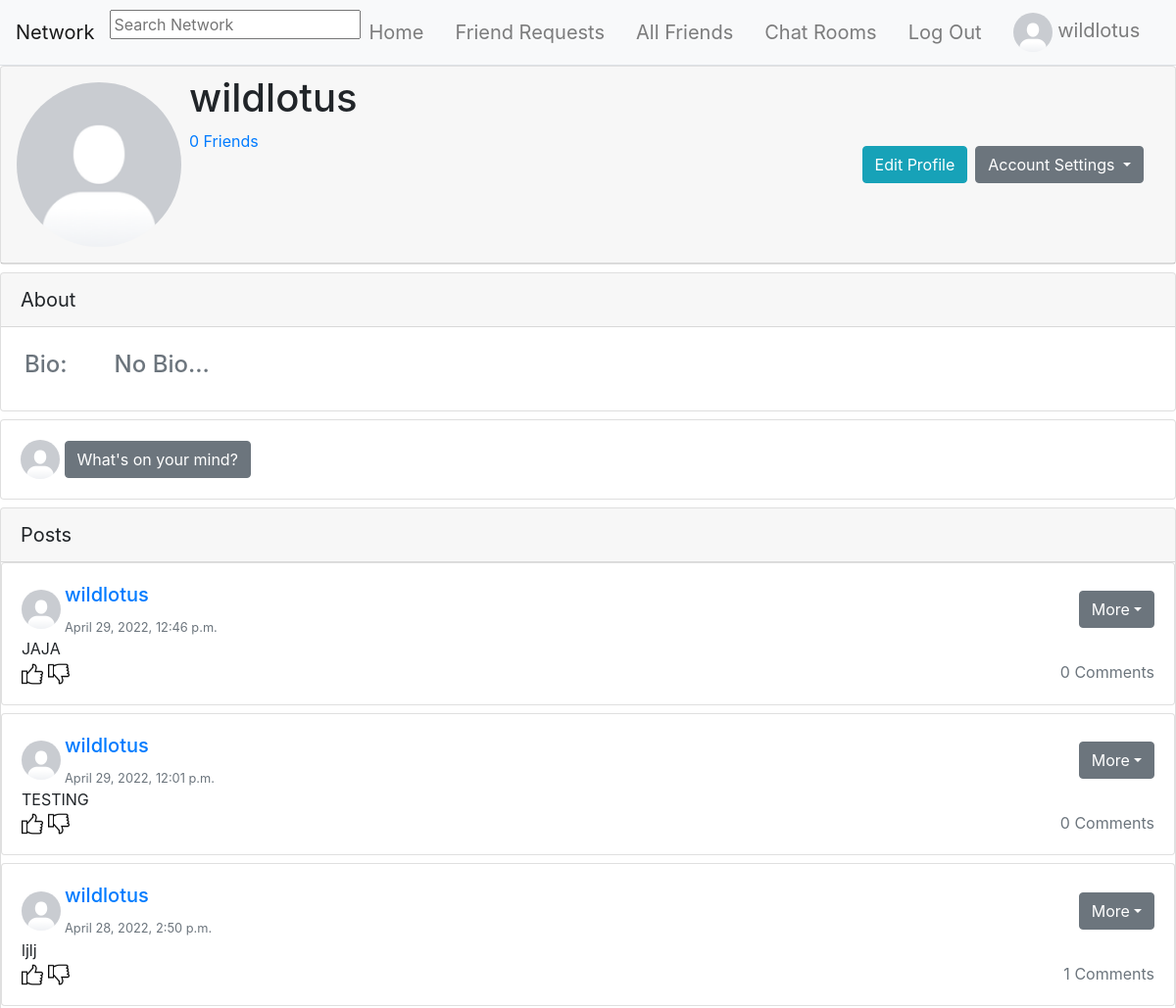
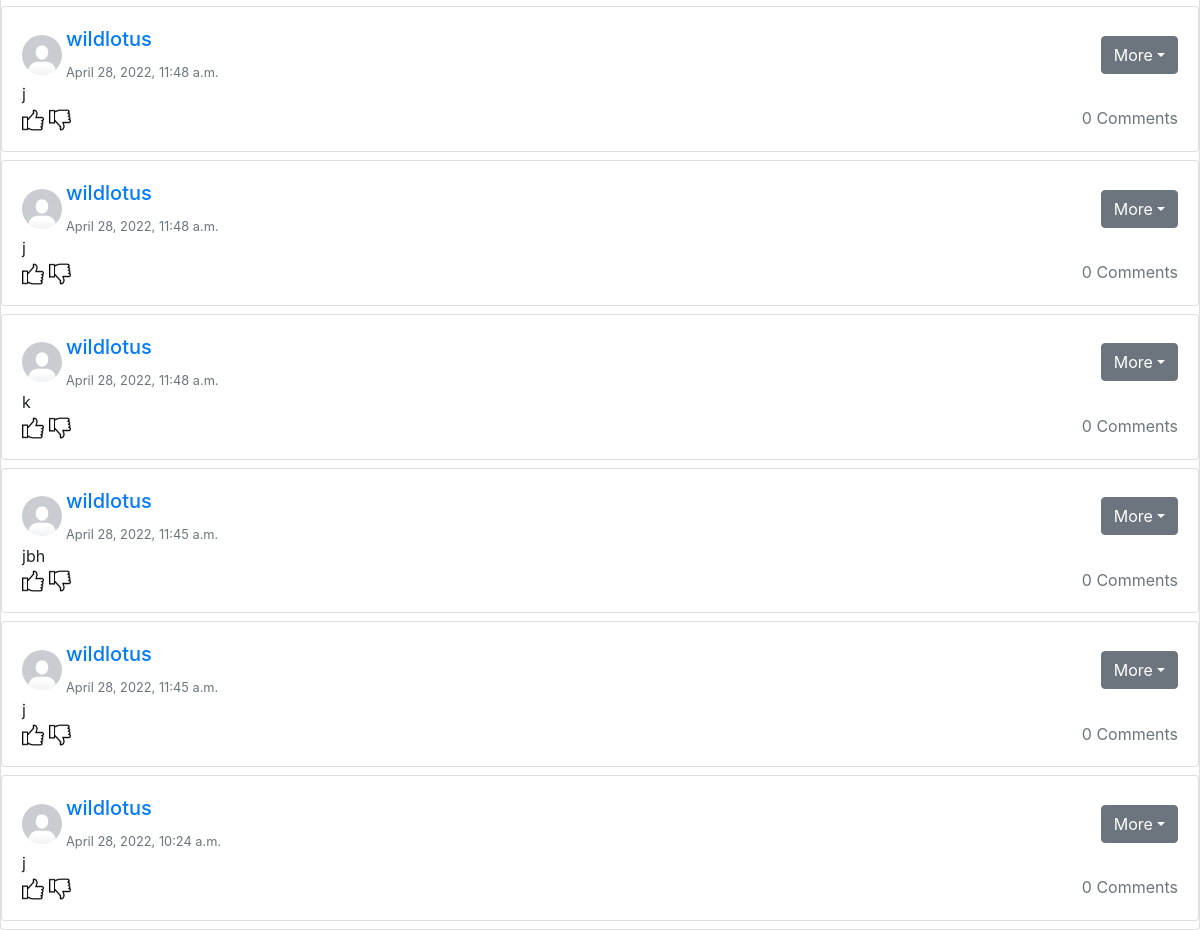
The page /profile/2ef83b37-b663-45ca-ac8e-6aa545aaf2c0 (signed in) on the database as committed earlier (2 pictures, top to bottom).
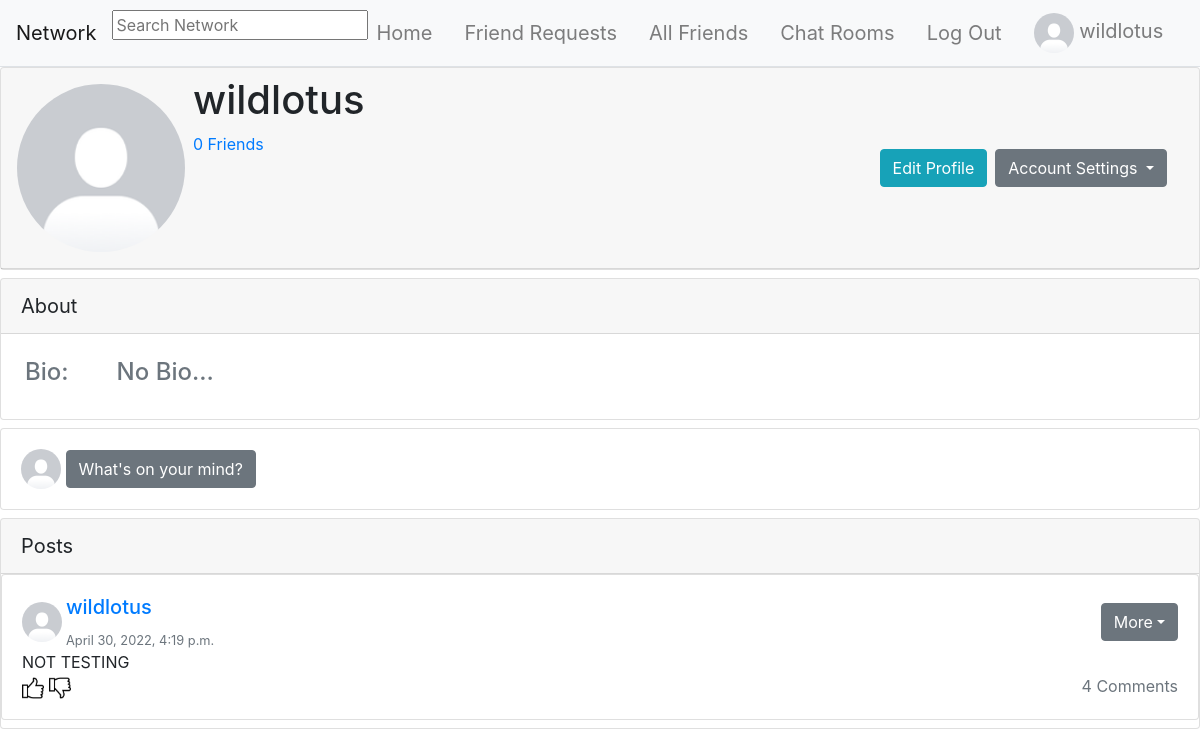
The same page on the database as committed later.
### network/models.py (models this page shows, shortened)
class Post(models.Model):
    id = models.UUIDField(primary_key=True, default=uuid.uuid4, editable=False)
    author = models.ForeignKey(UserProfile, on_delete=models.CASCADE)
    description = models.TextField()
    only_friends = models.BooleanField(default=False)
    only_me = models.BooleanField(default=False)
    timestamp = models.DateTimeField(default=timezone.now)
    likes = models.ManyToManyField(UserProfile, blank=True, related_name="likes")
    dislikes = models.ManyToManyField(UserProfile, blank=True, related_name="dislikes")

class UserProfile(models.Model):
    id = models.UUIDField(primary_key=True, default=uuid.uuid4, editable=False)
    user = models.OneToOneField(User, related_name="profile", on_delete=models.CASCADE)
    bio = models.TextField(default="No Bio...", max_length=101)
    picture = models.ImageField(default="default_profile_image.png")
    friends = models.ManyToManyField(to="self", blank=True, related_name="+", symmetrical=False)
    blocked = models.ManyToManyField(to="self", blank=True, related_name="+", symmetrical=False)

class User(AbstractUser):
    pass

### network/views.py (the view)
# urls.py: path("profile/<uuid:profile_id>", views.show_profile, name="profile"),
@login_required
def show_profile(request, profile_id):
    try:
        profile = UserProfile.objects.get(id=profile_id)
        context = {
            "profile": profile,
            "posts": Post.objects.filter(author=profile).order_by('-timestamp'),
            "friend_request_available": not profile in request.user.profile.friends.all() and not profile in request.user.profile.blocked.all() and profile.user != request.user,
            "currently_friended": profile in request.user.profile.friends.all(),
            "self_in_friend_request": self_in_friend_request(profile, request.user.profile),
            "self_in_profile_friend_request": self_in_profile_friend_request(request.user.profile, profile)
        }
        if self_in_profile_friend_request(request.user.profile, profile):
            friend_request = FriendRequest.objects.get(to_user=request.user.profile, from_user=profile)
            context["friend_request_id"] = friend_request.id
        if request.user != profile.user:
            context["mutual_friends"] = mutual_friends(request.user.profile, profile)
            context["mutual_friends_amount"] = mutual_friends(request.user.profile, profile).count()
    except UserProfile.DoesNotExist:
        return JsonResponse({"error": "User matching query does not exist."})
    return render(request, "network/profile.html", context)

### network/views.py (called while the page is built)
def self_in_friend_request(to_user, from_user):
    try:
        FriendRequest.objects.get(to_user=to_user, from_user=from_user, active=True)
        return True
    except FriendRequest.DoesNotExist:
        return False

def self_in_profile_friend_request(to_user, from_user):
    try:
        FriendRequest.objects.get(to_user=to_user, from_user=from_user, active=True)
        return True
    except FriendRequest.DoesNotExist:
        return False

### templates/network/profile.html (shortened to what this page needs)
{% extends "network/layout.html" %} {% load static %}
{% block body %}
    {% if not request.user in profile.blocked.all and not profile.user in request.user.profile.blocked.all %}
    <div id="profile">
        <div class="card">
            <div class="card-header d-flex p-2">
                <div class="m-2">
                    <img class="profile_picture" src="{{ profile.picture.url }}" alt="Profile Picture" style="border-radius: 50%" id="default_profile_picture" width="168" height="168">
                </div>
                <div class="d-flex flex-column">
                    <div>
                        <h1>
                            {{ profile.user.username }}
                        </h1>
                    </div>
                    <div>
                        <div>
                            <a href="{% url 'profile_friends' profile.id %}">
                                {{ profile.friends.count }} Friends
                            </a>
                        </div>
                    </div>
                </div>
                    <div class="d-flex ml-auto align-items-center p-2">
                        {% if request.user == profile.user %}
                        <div class="mr-2">
                            <button type="button" class="btn btn-info"
                                data-toggle="modal" data-target="#profileModal">Edit Profile</button>
                        </div>
                        <div class="dropdown">
                            <button class="btn btn-secondary dropdown-toggle" type="button" id="dropdownMenuButton" data-toggle="dropdown" aria-haspopup="true" aria-expanded="false">
                            Account Settings
                            </button>
                        {% endif %}
                    </div>
                    <div class="d-flex align-items-center p-2">
                    </div>
                </div>
            </div>
        </div>
    </div>
    <div class="card mt-2">
        <div class="card-header" style="font-size: 20px;">About</div>
            <div class="d-flex justify-content-start text-muted">
                <div class="m-3 p-2">
                    <h4>Bio:</h4>
                </div>
                <div class="m-3 p-2">
                    <h4 id="default_profile_bio">
                        {{ profile.bio }}
                    </h4>
                </div>
            </div>
        </div>
    </div>
    {% if request.user == profile.user %}
    <div id="newPost" class="mt-2">
        <div class="card">
            <div class="card-body">
                <a href="{% url 'profile' request.user.profile.id %}">
                    <img src="{{ request.user.profile.picture.url }}" class="d-inline" alt="Logged in Profile Picture"
                        width="40px" height="40px" style="border-radius: 50%" id="newPostProfilePicture">
                </a>
                <button type="button" class="btn btn-secondary" data-toggle="modal" data-target="#newPostModal" id="postModal">What's on your
                    mind?</button>
            </div>
        </div>
    </div>
    {% endif %}
    <div class="card mt-2">
        <div class="card-header" style="font-size: 20px;">Posts</div>
        {% for post in posts %}
            {% include "network/posts.html" %}
        {% empty %}
            <div class="d-flex justify-content-center text-muted">
                <h4 class="mt-3 mb-3">No posts available</h4>
            </div>
        {% endfor %}
    </div>
    {% endif %}
{% endblock body %}

### templates/network/posts.html (shortened to what the changed rows need)
{% load static %} {% load mathfilters %}
{% if post.only_friends %}
{% if post.author in request.user.profile.friends.all or request.user.profile in post.author.friends.all or post.author == request.user.profile %}
<div class="card mb-2" id="post_{{ post.id }}">
    <div class="card-body">
        <div class="d-flex align-items-center">
            <div>
                <a href="{% url 'profile' post.author.id %}">
                    <img src="{{ post.author.picture.url }}" alt="Post Auhor Profile Picture" width="40" height="40"
                        style="border-radius: 50%">
                </a>
            </div>
            <div class="flex-column ml-1">
                <div>
                    <a href="{% url 'profile' post.author.id %}">
                        <h5 class="card-title">
                            {{ post.author.user.username }}
                        </h5>
                    </a>
                </div>
                <div>
                    <small>
                        <p class="card-text text-muted">{{ post.timestamp }}</p>
                    </small>
                </div>
            </div>
            {% if request.user.profile == post.author %}
            <div class="ml-auto">
                <div class="dropdown">
                    <button type="button" class="btn btn-secondary dropdown-toggle" id="dropdownMenuButton"
                        data-toggle="dropdown" aria-haspopup="true" aria-expanded="false">More</button>
                </div>
            </div>
            {% endif %}
        </div>
        <span class="card-text" id="post_description_{{ post.id }}">{{ post.description }}</span>
        <div class="d-flex">
            <div>
                {% if request.user.profile in post.likes.all %}
                <img src="{% static 'network/images/like_fill.png' %}" alt="" width="22" height="22" class="reaction"
                    data-post_id="{{ post.id }}" data-reaction="like">
                {% else %}
                <img src="{% static 'network/images/like.png' %}" alt="" width="22" height="22" class="reaction"
                    data-post_id="{{ post.id }}" data-reaction="like">
                {% endif %}
                {% if request.user.profile in post.dislikes.all %}
                <img src="{% static 'network/images/dislike_fill.png' %}" alt="" width="22" height="22" class="reaction"
                    data-post_id="{{ post.id }}" data-reaction="dislike">
                {% else %}
                <img src="{% static 'network/images/dislike.png' %}" alt="" width="22" height="22" class="reaction"
                    data-post_id="{{ post.id }}" data-reaction="dislike">
                {% endif %}
            </div>
            <div class="ml-auto">
                <span class="text-secondary comments" data-post_id="{{ post.id }}" id="comments_amount_{{ post.id }}">
                    {{post.comments.all.count }} Comments
                </span>
            </div>
        </div>
    </div>
</div>
{% endif %}
{% endif %}
{% if post.only_me and post.author.user == request.user %}
<div class="card mb-2" id="post_{{ post.id }}">
    <div class="card-body">
        <div class="d-flex align-items-center">
            <div>
                <a href="{% url 'profile' post.author.id %}">
                    <img src="{{ post.author.picture.url }}" alt="Post Auhor Profile Picture" width="40" height="40"
                        style="border-radius: 50%">
                </a>
            </div>
            <div class="flex-column ml-1">
                <div>
                    <a href="{% url 'profile' post.author.id %}">
                        <h5 class="card-title">
                            {{ post.author.user.username }}
                        </h5>
                    </a>
                </div>
                <div>
                    <small>
                        <p class="card-text text-muted">{{ post.timestamp }}</p>
                    </small>
                </div>
            </div>
            <div class="ml-auto">
                <div class="dropdown">
                    <button type="button" class="btn btn-secondary dropdown-toggle" id="dropdownMenuButton"
                        data-toggle="dropdown" aria-haspopup="true" aria-expanded="false">More</button>
                </div>
            </div>
        </div>
        <span class="card-text" id="post_description_{{ post.id }}">{{ post.description }}</span>
        <div class="d-flex">
            <div>
                {% if request.user.profile in post.likes.all %}
                <img src="{% static 'network/images/like_fill.png' %}" alt="" width="22" height="22" class="reaction"
                    data-post_id="{{ post.id }}" data-reaction="like">
                {% else %}
                <img src="{% static 'network/images/like.png' %}" alt="" width="22" height="22" class="reaction"
                    data-post_id="{{ post.id }}" data-reaction="like">
                {% endif %}
                {% if request.user.profile in post.dislikes.all %}
                <img src="{% static 'network/images/dislike_fill.png' %}" alt="" width="22" height="22" class="reaction"
                    data-post_id="{{ post.id }}" data-reaction="dislike">
                {% else %}
                <img src="{% static 'network/images/dislike.png' %}" alt="" width="22" height="22" class="reaction"
                    data-post_id="{{ post.id }}" data-reaction="dislike">
                {% endif %}
            </div>
            <div class="ml-auto">
                <span class="text-secondary comments" data-post_id="{{ post.id }}" id="comments_amount_{{ post.id }}">
                    {{post.comments.all.count }} Comments
                </span>
            </div>
        </div>
    </div>
</div>
{% endif %}

Rows that differ between the two databases and show on the page:
removed Post: author.picture (placeholder picture), author.user.username "wildlotus", timestamp "April 29, 2022, 12:46 p.m.", description "JAJA", only_friends True (drawn), comments.all.count "0"
removed Post: author.picture (placeholder picture), author.user.username "wildlotus", timestamp "April 29, 2022, 12:01 p.m.", description "TESTING", only_friends True (drawn), comments.all.count "0"
removed Post: author.picture (placeholder picture), author.user.username "wildlotus", timestamp "April 28, 2022, 2:50 p.m.", description "ljlj", only_me True (drawn), comments.all.count "1"
removed Post: author.picture (placeholder picture), author.user.username "wildlotus", timestamp "April 28, 2022, 11:48 a.m.", description "j", only_friends True (drawn), comments.all.count "0"
removed Post: author.picture (placeholder picture), author.user.username "wildlotus", timestamp "April 28, 2022, 11:48 a.m.", description "j", only_me True (drawn), comments.all.count "0"
removed Post: author.picture (placeholder picture), author.user.username "wildlotus", timestamp "April 28, 2022, 11:48 a.m.", description "k", only_me True (drawn), comments.all.count "0"
removed Post: author.picture (placeholder picture), author.user.username "wildlotus", timestamp "April 28, 2022, 11:45 a.m.", description "jbh", only_me True (drawn), comments.all.count "0"
removed Post: author.picture (placeholder picture), author.user.username "wildlotus", timestamp "April 28, 2022, 11:45 a.m.", description "j", only_me True (drawn), comments.all.count "0"
removed Post: author.picture (placeholder picture), author.user.username "wildlotus", timestamp "April 28, 2022, 10:24 a.m.", description "j", only_me True (drawn), comments.all.count "0"
added Post: author.picture (placeholder picture), author.user.username "wildlotus", timestamp "April 30, 2022, 4:19 p.m.", description "NOT TESTING", only_friends True (drawn), comments.all.count "4"
